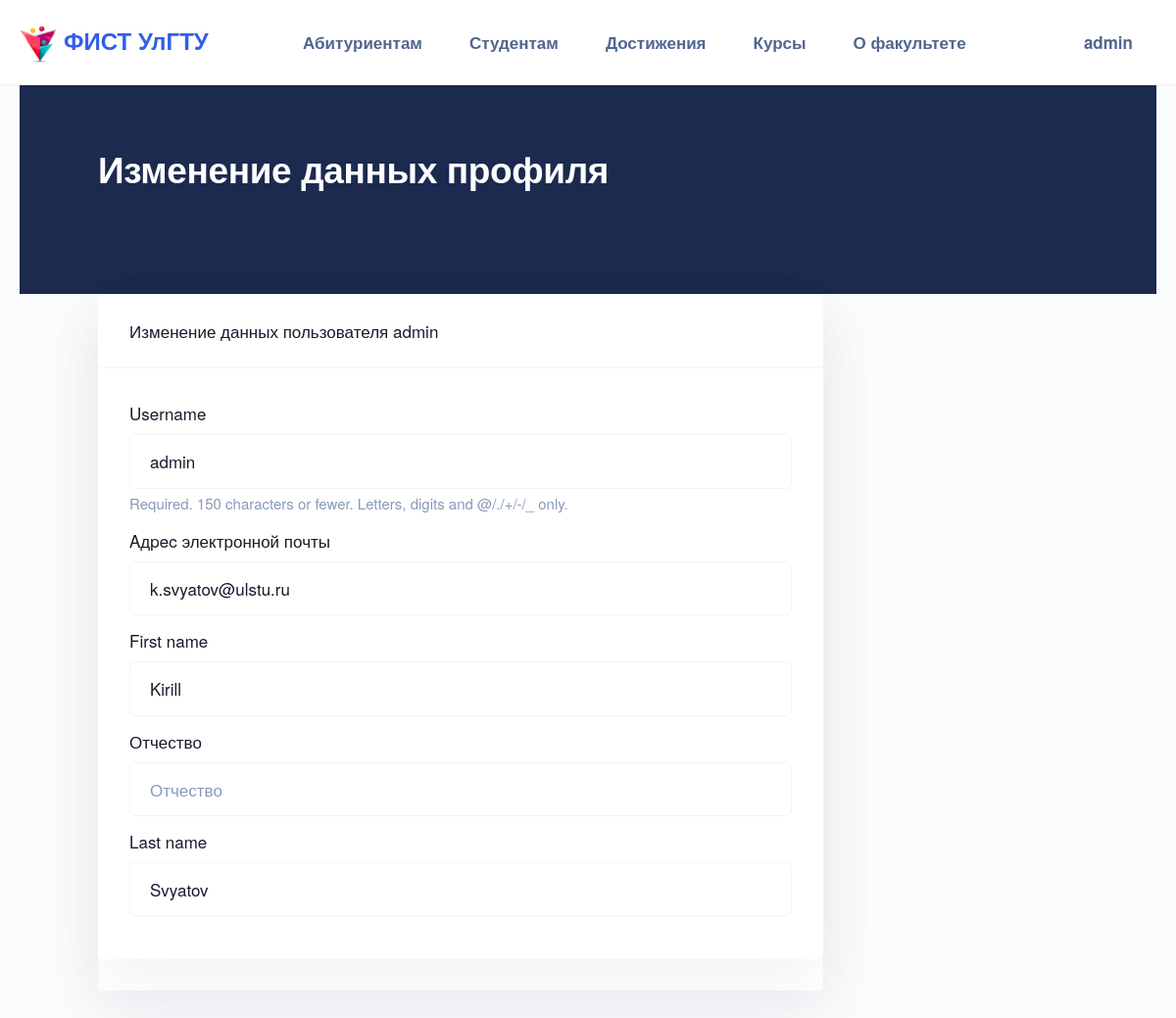
The page /accounts/profile/change/ (signed in) on the database its author committed.
### accounts/models.py (models this page shows)
class AdvUser(AbstractUser):
    phone = models.CharField(max_length=20, null=True, verbose_name="Номер телефона")
    patronymic = models.CharField(max_length=50, null=True,  verbose_name="Отчество")
    is_activated = models.BooleanField(default=True)
    send_messages = models.BooleanField(default=True, verbose_name='Слать оповещения о новых комментариях?')
    class Meta(AbstractUser.Meta):
        pass

### accounts/views.py (the view)
# urls.py: path('profile/change/', ChangeUserInfoView.as_view(), name='profile_change'),
class ChangeUserInfoView(SuccessMessageMixin, LoginRequiredMixin, UpdateView) :
    model = AdvUser
    template_name = 'accounts/change_user_info.html'
    form_class = ChangeUserinfoForm
    success_url = reverse_lazy('accounts:profile')
    success_message = 'Данные пользователя изменены'
    def setup(self, request, *args, **kwargs) :
        self.user_id = request.user.pk
        return super().setup(request, *args, **kwargs)
    def get_object(self, queryset=None):
        if not queryset:
            queryset = self.get_queryset()
        return get_object_or_404(queryset, pk=self.user_id)

### accounts/forms.py
class ChangeUserinfoForm(forms.ModelForm):
    email = forms.EmailField(required=True, label='Aдpec электронной почты')
    class Meta:
        model = AdvUser
        fields = ('username', 'email', 'first_name', 'patronymic', 'last_name' )

### accounts/templates/accounts/change_user_info.html (shortened to what this page needs)
{% extends "header.html" %}
{% load bootstrap4 %}
{% block content %}
<header class="bg-dark pt-9 pb-11 d-none d-md-block">
    <div class="container-md">
        <div class="row align-items-center">
            <div class="col">
                <h1 class="fw-bold text-white mb-2">
                    Изменение данных профиля
                </h1>
            </div>
        </div>
    </div>
</header>
<div class="container-md">
    <div class="row">
        <div class="col-12 col-md-9">
            <div class="card card-bleed shadow-light-lg mb-6">
                <div class="card card-bleed shadow-light-lg mb-6">
                    <div class="card-header">Изменение данных пользователя {{user.username}}</div>
                    <div class="card-body">
                        <form method="post">
                            {% bootstrap_form form layout='horizontal' %}
                        </form>
                    </div>
                </div>
            </div>
        </div>
    </div>
</div>
{% endblock %}

### persons/templates/header.html (shortened to what this page needs)
<!DOCTYPE html>
<html lang="ru">
<head>
    {% load static %}
    <link rel="stylesheet" href="{% static '/persons/style.css' %}"/>
    <link rel="stylesheet" href="{% static '/persons/assets/css/theme.bundle.css' %}"/>
    <link rel="stylesheet" href="{% static '/persons/assets/css/libs.bundle.css' %}"/>
</head>
<body class="main bg-light" style="padding-top: 84px;" data-aos-easing="ease-out-quad" data-aos-duration="700" data-aos-delay="0">
<nav class="navbar navbar-expand-lg navbar-light fixed-top bg-white border-bottom">
    <div class="container-fluid">
        <a class="navbar-brand" href="{% url 'persons:index' %}">
            <img src="{% static '/persons/img/fist_logo.png'%}" class="navbar-brand-img" alt="..."> ФИСТ УлГТУ
        </a>
        <div class="collapse navbar-collapse" id="navbarCollapse">
            <ul class="navbar-nav ms-auto">
                <li class="nav-item dropdown">
                    <a class="nav-link dropdown-toggle" id="navbarEnrolee" data-bs-toggle="dropdown" href="#"
                       aria-haspopup="true" aria-expanded="false">
                        Абитуриентам
                    </a>
                </li>
                <li class="nav-item dropdown">
                    <a class="nav-link dropdown-toggle" id="navbarStudent" data-bs-toggle="dropdown" href="#"
                       aria-haspopup="true" aria-expanded="false">
                        Студентам
                    </a>
                </li>
                <li class="nav-item dropdown">
                    <a class="nav-link dropdown-toggle" id="navbarAchievements" data-bs-toggle="dropdown" href="#"
                       aria-haspopup="true" aria-expanded="false">
                        Достижения
                    </a>
                </li>
                <li class="nav-item dropdown">
                    <a class="nav-link dropdown-toggle" id="navbarCourses" data-bs-toggle="dropdown" href="#"
                       aria-haspopup="true" aria-expanded="false">
                        Курсы
                    </a>
                </li>
                <li class="nav-item dropdown">
                    <a class="nav-link dropdown-toggle" id="navbarAbout" data-bs-toggle="dropdown" href="#"
                       aria-haspopup="true" aria-expanded="false">
                        О факультете
                    </a>
                </li>
            </ul>
            <ul class="navbar-nav ms-auto">
                <li class="nav-item dropdown">
                    <a class="nav-link dropdown-toggle" id="navbarAccount" data-bs-toggle="dropdown" href="#"
                       aria-haspopup="true" aria-expanded="false">
                        {% if user.is_authenticated %}
                        {{ user.username }}
                        {% else %}
                        Аккаунт
                        {% endif %}
                    </a>
                </li>
            </ul>
            </div>
        </div>
</nav>
<section>
    <div class="container-fluid">
        {% block content %}{% endblock %}
    </div>
</section>
</body>
</html>

### persons/static/persons/style.css (style rules this page uses)
body.main { font-family: "Helvetica Neue", Helvetica, Arial, sans-serif }

### rows shown on the page
AdvUser: username "admin", email "k.svyatov@ulstu.ru", first_name "Kirill", last_name "Svyatov"
